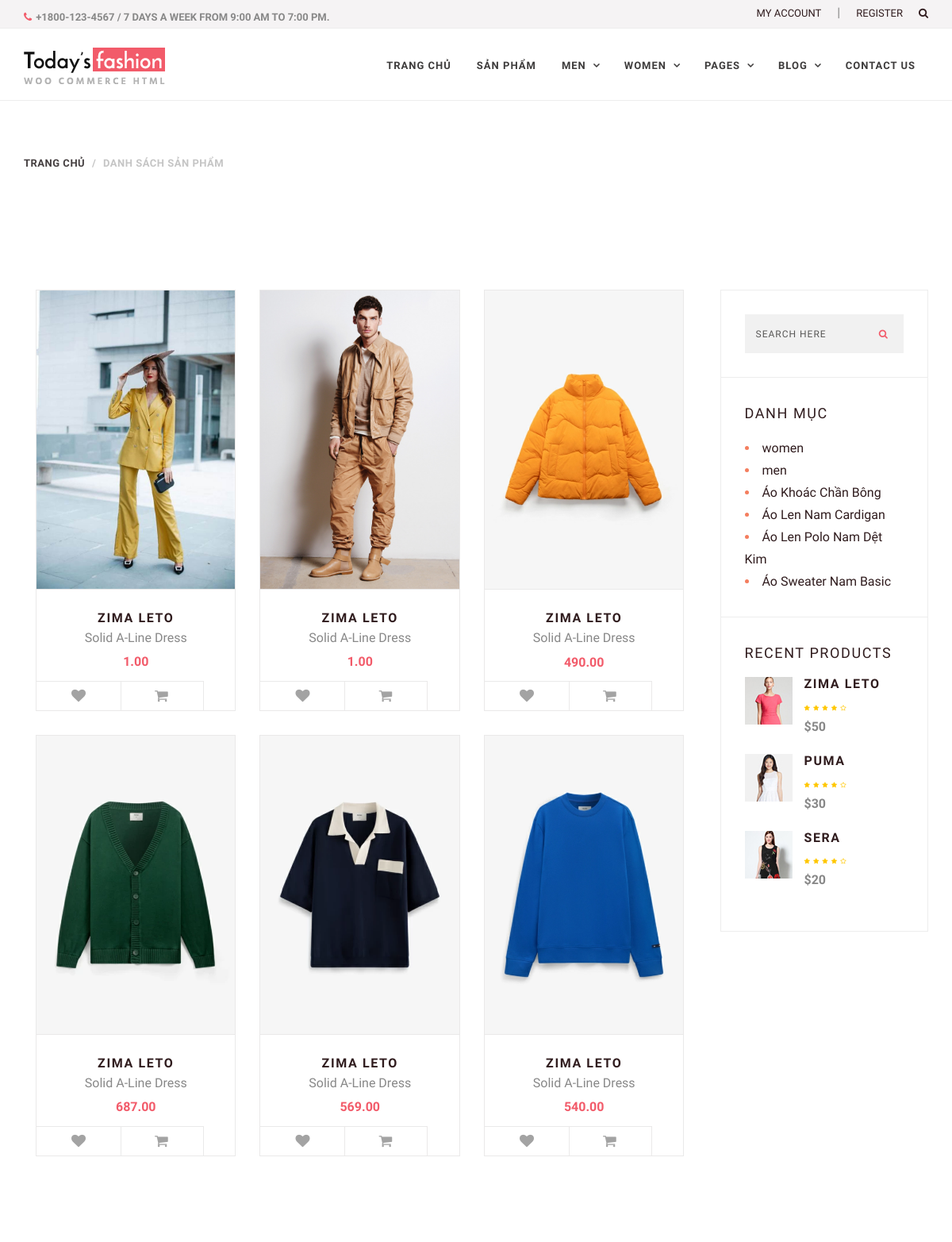
/index.php?page=sanpham (upper part), run on an earlier commit of the app's database.
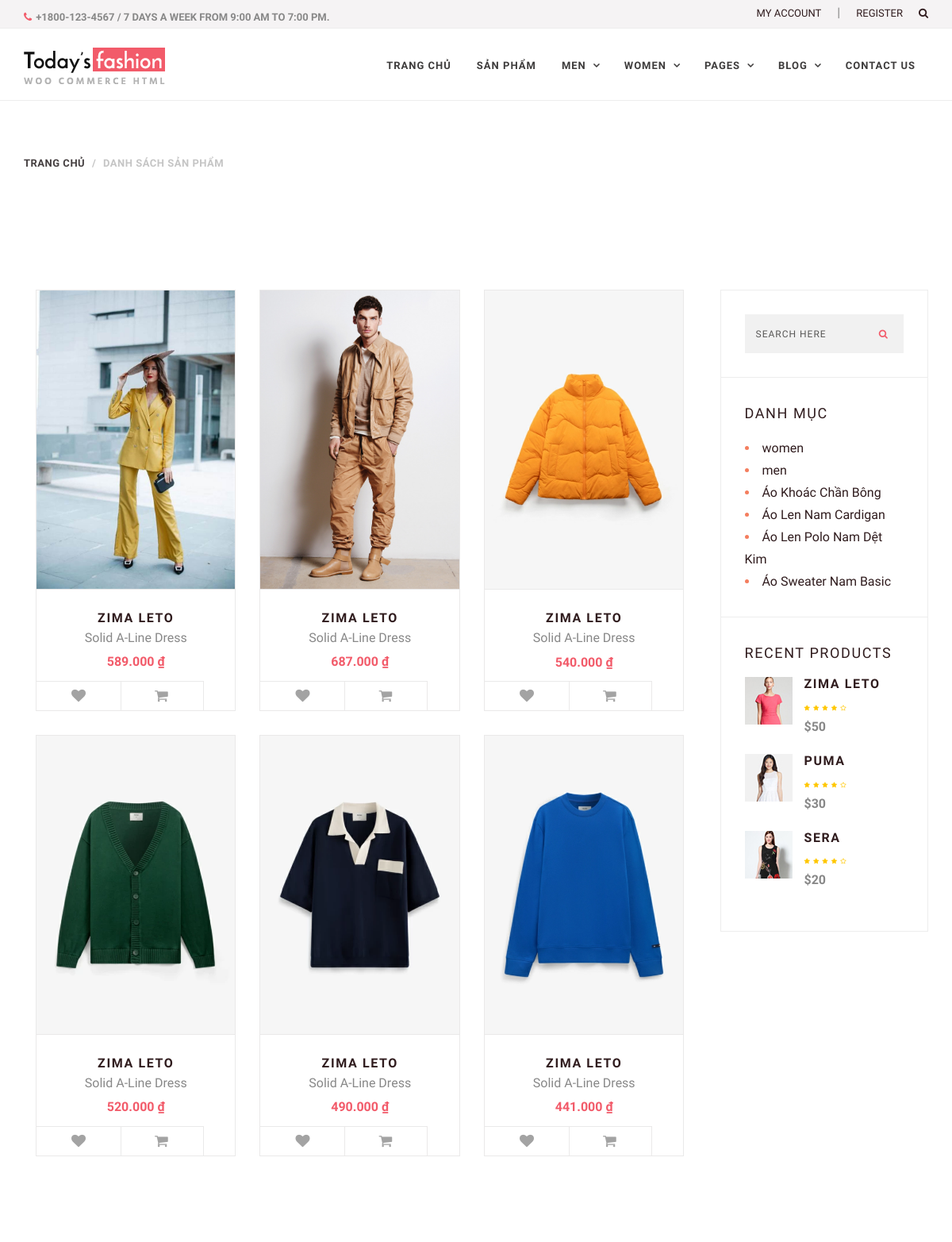
And on a later commit of the database.
### tables this page shows
CREATE TABLE `sanpham` (
  `ID` int(11) NOT NULL,
  `TenSanPham` varchar(255) NOT NULL,
  `Gia` varchar(100) NOT NULL,
  `MoTa` text DEFAULT NULL,
  `HinhAnh` varchar(255) DEFAULT NULL,
  `bestseller` tinyint(1) NOT NULL,
  `iddm` tinyint(1) NOT NULL,
  `DanhMucID` int(11) DEFAULT NULL,
  `ThuongHieuID` int(11) DEFAULT NULL
);

CREATE TABLE `danhmuc` (
  `ID` int(11) NOT NULL,
  `TenDanhMuc` varchar(255) NOT NULL,
  `home` tinyint(1) NOT NULL,
  `stt` tinyint(1) NOT NULL
);

### dao/pdo.php (called while the page is built, shortened)
<?php
function pdo_get_connection()
{
    $dburl = "mysql:host=localhost;dbname=tmdtyao;charset=utf8";
    $username = 'root';
    $password = '';
    $conn = new PDO($dburl, $username, $password);
    $conn->setAttribute(PDO::ATTR_ERRMODE, PDO::ERRMODE_EXCEPTION);
    return $conn;
}
function pdo_query($sql)
{
    $sql_args = array_slice(func_get_args(), 1);
    try {
        $conn = pdo_get_connection();
        $stmt = $conn->prepare($sql);
        $stmt->execute($sql_args);
        $rows = $stmt->fetchAll();
        return $rows;
    } catch (PDOException $e) {
        throw $e;
    } finally {
        unset($conn);
    }
}

### dao/sanpham.php (called while the page is built, shortened)
<?php
require_once 'pdo.php';
function get_sp_new($limi)
{
    $sql = "SELECT * FROM sanpham WHERE bestseller=0 ORDER BY id DESC limit " . $limi;
    return pdo_query($sql);
}
function get_sp_men($limi)
{
    $sql = "SELECT * FROM sanpham WHERE bestseller=1 ORDER BY id DESC limit " . $limi;
    return pdo_query($sql);
}
function get_sp_women($limi)
{
    $sql = "SELECT * FROM sanpham WHERE bestseller=2 ORDER BY id DESC limit " . $limi;
    return pdo_query($sql);
}
function get_dssp($kyw, $iddm, $limi)
{
    $sql = "SELECT * FROM sanpham WHERE 1";
    $sql .= " ORDER BY id DESC limit " . $limi;
    return pdo_query($sql);
}

### view/sanpham.php (the view, shortened to what this page needs)
<?php
$html_dm = showdm($dsdm);
$html_dssp = '';
foreach ($dssp as $sp) {
    extract($sp);
    $link = "index.php?page=sanphamchitiet&idpro=" . $ID;
    $html_dssp .= '<div class="col-lg-4 col-md-4 col-sm-6 col-xs-12">
                        <div class="product-block">
                            <div class="product-img"><a href="' . $link . '"><img src="layout/images/' . $HinhAnh . '" alt="" class="img-responsive"></a></div>
                            <div class="product-content">
                                <h4 class="product-title"><a href="#">Zima leto</a></h4>
                                <p class="product-text">Solid A-Line Dress</p>
                                <p class="product-price">' . $Gia . '</p>
                                <div class="product-links">
                                    <ul>
                                        <li><a href="#"><i class="fa fa-heart"></i></a></li>
                                        <li><a href="#"><i class="fa fa-shopping-cart"></i></a>
                                        </li>
                                    </ul>
                                </div>
                            </div>
                        </div>
                    </div>';
}
?>
<div class="page-header">
    <div class="container">
        <div class="row">
            <div class="col-lg-6 col-md-6 col-sm-6 col-xs-12">
                <div class="page-section">
                    <div class="page-breadcrumb">
                        <ol class="breadcrumb">
                            <li><a href="#">Trang chủ</a></li>
                            <li>DANH SÁCH SẢN PHẨM</li>
                        </ol>
                    </div>
                </div>
            </div>
        </div>
    </div>
</div>
<div class="space-medium">
    <div class="container">
        <div class="row">
            <div class="col-lg-9 col-md-9 col-sm-8 col-xs-12">
                <?= $html_dssp; ?>
            </div>
            <div class="col-lg-3 col-md-3 col-sm-4 col-xs-12">
                <div class=" widget widget-search">
                    <form>
                        <div class="search-form">
                            <input type="text" class="form-control" placeholder="Search Here">
                            <button type="Submit"><i class="fa fa-search"></i></button>
                        </div>
                    </form>
                </div>
                <div class=" widget widget-categories">
                    <h2 class="widget-title">Danh mục</h2>
                    <?= $html_dm; ?>
                </div>
                <div class="widget widget-recent-product">
                    <h2 class="widget-title">Recent Products</h2>
                    <div class="recent-product">
                        <div class="recent-product-img">
                            <img src="layout/images/ft-post-1.jpg" alt="" class="img-responsive">
                        </div>
                        <div class="recent-product-content">
                            <h4><a href="#" class="recent-product-title">Zima leto</a></h4>
                            <div class="recent-product-rating">
                                <span><i class="fa fa-star"></i></span>
                                <span><i class="fa fa-star"></i></span>
                                <span><i class="fa fa-star"></i></span>
                                <span><i class="fa fa-star"></i></span>
                                <span><i class="fa fa-star-o"></i></span>
                            </div>
                            <div class="recent-product-price">$50</div>
                        </div>
                    </div>
                    <div class="recent-product">
                        <div class="recent-product-img">
                            <img src="layout/images/ft-post-2.jpg" alt="" class="img-responsive">
                        </div>
                        <div class="recent-product-content">
                            <h4><a href="#" class="recent-product-title">Puma</a></h4>
                            <div class="recent-product-rating">
                                <span><i class="fa fa-star"></i></span>
                                <span><i class="fa fa-star"></i></span>
                                <span><i class="fa fa-star"></i></span>
                                <span><i class="fa fa-star"></i></span>
                                <span><i class="fa fa-star-o"></i></span>
                            </div>
                            <div class="recent-product-price">$30</div>
                        </div>
                    </div>
                    <div class="recent-product">
                        <div class="recent-product-img">
                            <img src="layout/images/ft-post-3.jpg" alt="" class="img-responsive">
                        </div>
                        <div class="recent-product-content">
                            <h4><a href="#" class="recent-product-title">Sera</a></h4>
                            <div class="recent-product-rating">
                                <span><i class="fa fa-star"></i></span>
                                <span><i class="fa fa-star"></i></span>
                                <span><i class="fa fa-star"></i></span>
                                <span><i class="fa fa-star"></i></span>
                                <span><i class="fa fa-star-o"></i></span>
                            </div>
                            <div class="recent-product-price">$20</div>
                        </div>
                    </div>
                </div>
            </div>
        </div>
    </div>
</div>

### view/header.php (shortened to what this page needs)
<!DOCTYPE html>
<html lang="en">
<head>
    <link href="layout/css/bootstrap.min.css" rel="stylesheet">
    <link href="layout/css/style.css" rel="stylesheet">
    <link href="layout/css/owl.carousel.min.css" rel="stylesheet">
    <link href="layout/css/owl.theme.default.css" rel="stylesheet">
    <link href="layout/css/font-awesome.min.css" rel="stylesheet">
</head>
<body>
    <div class="top-bar">
        <div class="container">
            <div class="row">
                <div class="col-md-6 hidden-sm hidden-xs">
                    <div class="call-msg">
                        <p><span class="call-icon"><i class="fa fa-phone"></i></span>+1800-123-4567 / 7 days a week from 9:00 am to 7:00 pm.</p>
                    </div>
                </div>
                <div class="col-md-6 col-sm-6 col-xs-12">
                    <div class="top-nav">
                        <ul>
                            <li><a href="#">My Account </a></li>
                            <li> | </li>
                            <li><a href="#">Register</a></li>
                            <li> <a role="button" data-toggle="collapse" href="#search-area" aria-expanded="false" aria-controls="search-area"> <i class="fa fa-search"></i> </a> </li>
                        </ul>
                    </div>
                </div>
            </div>
        </div>
    </div>
    <div class="header-wrapper">
        <div class="container">
            <div class="row">
                <div class="col-lg-3 col-md-2 col-sm-12 col-xs-12">
                    <div class="logo"><a href="index.php"><img src="layout/images/logo.png" alt=""></a></div>
                </div>
                <div class="col-lg-9 col-md-10 col-sm-12 col-xs-12">
                    <div class="navigation">
                        <div id="navigation">
                            <ul>
                                <li class=""><a href="index.php" title="Home">Trang chủ</a></li>
                                <li class=""><a href="index.php?page=sanpham" title="sanpham">Sản phẩm</a></li>
                                <li class="has-sub"><a href="#" title="men">Men</a>
                                </li>
                                <li class="has-sub"><a href="#" title="men">Women</a>
                                </li>
                                <li class="has-sub"><a href="#" title="Pages">Pages</a>
                                </li>
                                <li class="has-sub"><a href="blog-default.html" title="Blog ">Blog</a>
                                </li>
                                <li><a href="contact-us.html" title="Contact Us">Contact Us</a>
                                </li>
                            </ul>
                        </div>
                    </div>
                </div>
            </div>
        </div>
    </div>

### dao/danhmuc.php
<?php
require_once 'pdo.php';
function danhmuc_all()
{
    $sql = "SELECT * FROM danhmuc ORDER BY stt DESC";
    return pdo_query($sql);
}
function showdm($dsdm)
{
    $html_dm = '';
    foreach ($dsdm as $dm) {
        extract($dm);
        $link = 'index.php?page=sanpham&iddm=' . $ID;
        $html_dm .= '<li><a href="' . $link . '">' . $TenDanhMuc . '</a></li>';
    }
    return $html_dm;
}

### index.php (shortened to what this page needs)
<?php
include "dao/pdo.php";
include "dao/danhmuc.php";
include "dao/sanpham.php";
include "view/header.php";
$sp_new = get_sp_new(4);
$sp_men = get_sp_men(1);
$sp_women = get_sp_women(2);
if (!isset($_GET['page'])) {
    include "view/home.php";
} else {
    switch ($_GET['page']) {
        case 'sanpham':
            $dsdm = danhmuc_all();
            if (!isset($_GET['iddm'])) {
                $iddm = 0;
            } else {
                $iddm = $_GET['iddm'];
            }
            if (isset($_POST['timkiem']) && ($_POST['timkiem'])) {
                $kyw = $_POST["kyw"];
            } else {
                $kyw = "";
            }
            $dssp = get_dssp($kyw, $iddm, 6);
            include "view/sanpham.php";
            break;
    }
}
include "view/footer.php";

### view/footer.php (shortened to what this page needs)
</body>
</html>

What changed in the data, as far as the page shows it:
changed sanpham (number 1 of 6 on the later page): Gia "1.00" → "589.000 ₫"
changed sanpham (number 2 of 6 on the later page): Gia "1.00" → "687.000 ₫"
changed sanpham (number 3 of 6 on the later page): Gia "490.00" → "540.000 ₫"
changed sanpham (number 4 of 6 on the later page): Gia "687.00" → "520.000 ₫"
changed sanpham (number 5 of 6 on the later page): Gia "569.00" → "490.000 ₫"
changed sanpham (number 6 of 6 on the later page): Gia "540.00" → "441.000 ₫"
